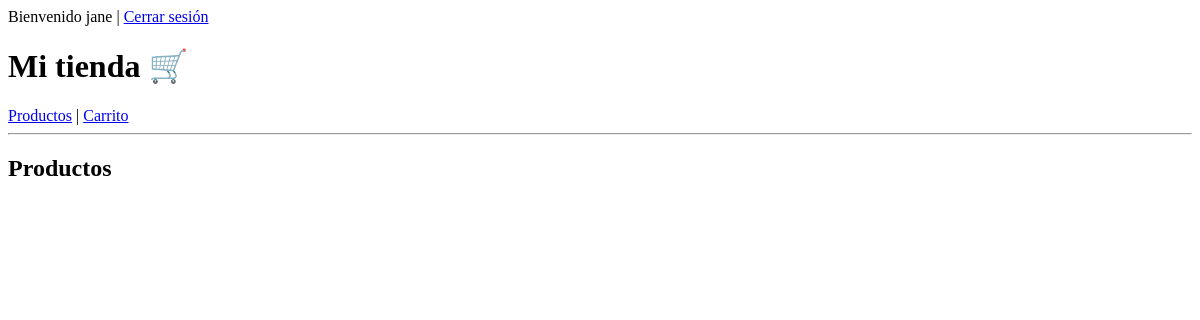
The page /products/ (signed in) on the database as committed earlier.
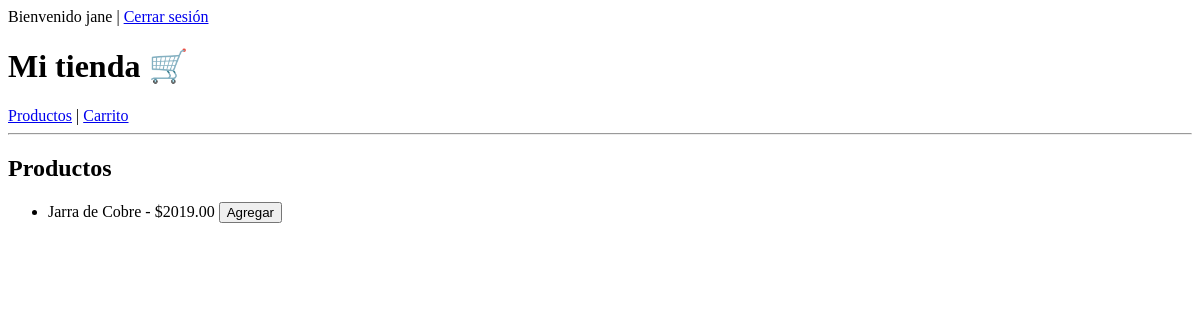
The same page on the database as committed later.
### product/models.py (models this page shows, shortened)
class Product(models.Model):
    name = models.CharField(max_length=100)
    description = models.TextField()
    price = models.DecimalField(max_digits=10, decimal_places=2)

### product/views.py (the view)
# urls.py: path('', ProductListView.as_view(), name='product_list'),
class ProductListView(ListView):
    model = Product
    template_name = 'product/list.html'
    context_object_name = 'products'

### product/templates/product/list.html (shortened to what this page needs)
{% extends 'base.html' %}
{% block content %}
<h2>Productos</h2>
<ul>
{% for product in products %}
    <li>
        {{ product.name }} - ${{ product.price }}
        <form method="post" action="{% url 'add_to_cart' product.id %}" style="display:inline;">
            <button type="submit">Agregar</button>
        </form>
    </li>
{% endfor %}
</ul>
{% endblock %}

Rows that differ between the two databases and show on the page:
added Product: name "Jarra de Cobre", price "2019.00"
